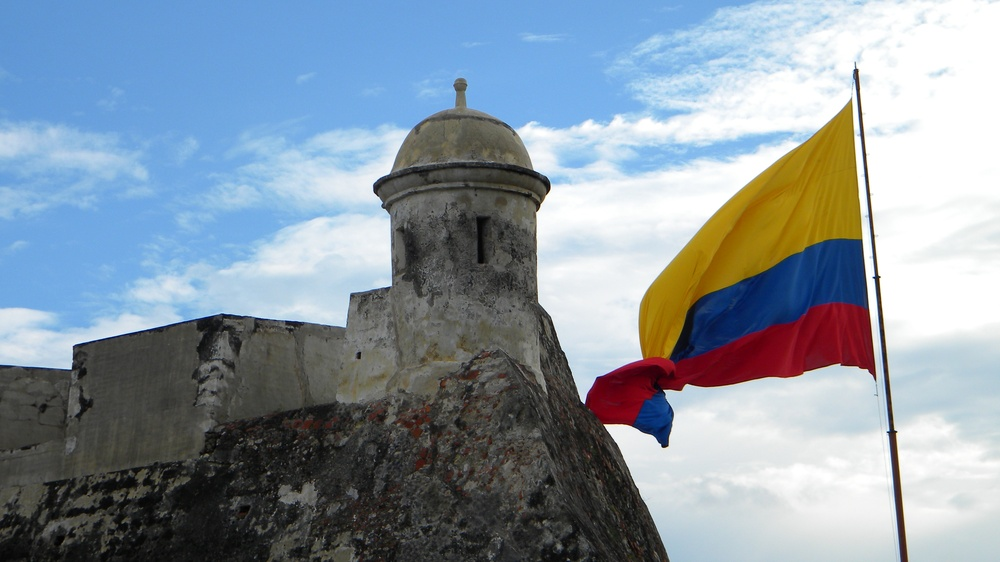
#> input picture Filters/cartagena.jpg, 1000 x 562 px, shrunk from 3584 x 2016 before the run
$ python filters2ndtry.py
#> lines starting #> are read from the running program, lines starting #| are printed output that depends on the picture
### Filters/ipFunctions.py
import matplotlib.pyplot as plt
import matplotlib as mpl
import numpy as np
import statistics as stat
import matplotlib.image as mpimg

def imsave(name,I):
    mpimg.imsave(name+'.jpeg',I)

def imsplit(rgb):
    r=rgb[:,:,0]
    g=rgb[:,:,1]
    b=rgb[:,:,2]
    return r,g,b

# [61 lines left out: functions imhist, imadjust, stretchlim, histeq, not called in this run]

def rgb2gray(I):
    r,g,b=imsplit(I)
    return np.uint8(0.299*np.double(r)+0.587*np.double(g)+0.114*np.double(b))

# [69 lines left out: functions makeMask, graythresh, imnoise, non_overflowing_sum, not called in this run]

def bits8(I):
    I[np.where(I>255)] = 255
    I[np.where(I<0)] = 0
    return np.uint8(I)

# [11 lines left out: functions immse, psnr, not called in this run]

def imundersize(I,step):
    F,C = I.shape
    return I[0:F:step,0:C:step]

def imfilter(I,K):
    I = np.copy(I)
    n, m = K.shape
    n = int(n)
    m = int(m)

    iniF=int((n+1)//2)
    iniC=int((m+1)//2)
    finF=iniF - 1
    finC=iniC - 1

    Ipad=np.pad(I,(finF,finC),'edge')

    F, C = Ipad.shape
    T=np.zeros([F,C])

    for i in range(iniF,F-finF):
        for j in range(iniC,C-finC):
            V = Ipad[i-finF-1:i+finF,j-finC-1:j+finC]
            T[i,j] = np.sum(np.double(V)*np.array(K))
    T = bits8(T)
    T = T[iniF:F-finF,iniC:C-finC]
    return T

def fspecial(type,size=3,S=0.5,alpha=0.2): #Creador del Kernel
    if type.lower() == 'average':
        return np.ones([size,size])/size**2

    # [11 lines of commented-out code are left out]

    if type.lower() == 'gaussian':
        ini=int((size-1)/2)
        terminos=ini*2+1
        mes=np.linspace(-ini,ini,terminos)
        X,Y=np.meshgrid(mes,mes)
        G=(1/(2*np.pi*S**2))*np.e**(-(X**2+Y**2)/(2*S**2))
        return G/np.sum(G[:])

    if type.lower() == 'log':
        shape = (size-1)//2

        a = np.arange(-shape,shape+1)
        b = np.arange(-shape,shape+1)

        X,Y = np.meshgrid(a,b)
        G=1/(2*np.pi*S**2)*np.exp(-(X**2+Y**2)/(2*S**2))
        ks=np.sum(G)
        Termin_z=X**2 + Y**2 -2*S**2
        e=np.exp(-(X**2+Y**2)/(2*S**2))
        f=1/(2*np.pi*S**6*ks)
        Z=f*(Termin_z)*e
        my_K=Z-np.sum(Z)/size**2
        print(my_K.shape)
        print(np.sum(my_K))
        return my_K

    if type.lower() == 'laplacian':
        K = 4 / (alpha + 1) * np.array([[alpha/4,(1-alpha)/4,alpha/4],[(1-alpha)/4,-1,(1-alpha)/4],[alpha/4,(1-alpha)/4,alpha/4]])
        return K

    if type.lower() == 'prewitt':
        K = np.array([[1,1,1],[0,0,0],[-1,-1,-1]])
        return K

    if type.lower() == 'sobel':
        K = np.array([[1,2,1],[0,0,0],[-1,-2,-1]])
        return K

# [117 lines left out: functions medfilt2, modefilt, ordfilt2, stdfilt, entropyfilt, not called in this run]

def gaussfilt(cosas):
    print(cosas)

# [63 lines left out: functions im2bw, otsuthresh, imbinarize, adaptthresh, not called in this run]

### Filters/filters2ndtry.py
import matplotlib.pyplot as plt
from ipFunctions import *
import numpy as np

RGB = plt.imread('cartagena.jpg')
#> RGB is the input picture: shape (562, 1000, 3); mean R, G, B 137.4, 150.4, 161.9
Gris = rgb2gray(RGB)
#> in imsplit, `r=rgb[:,:,0]`:
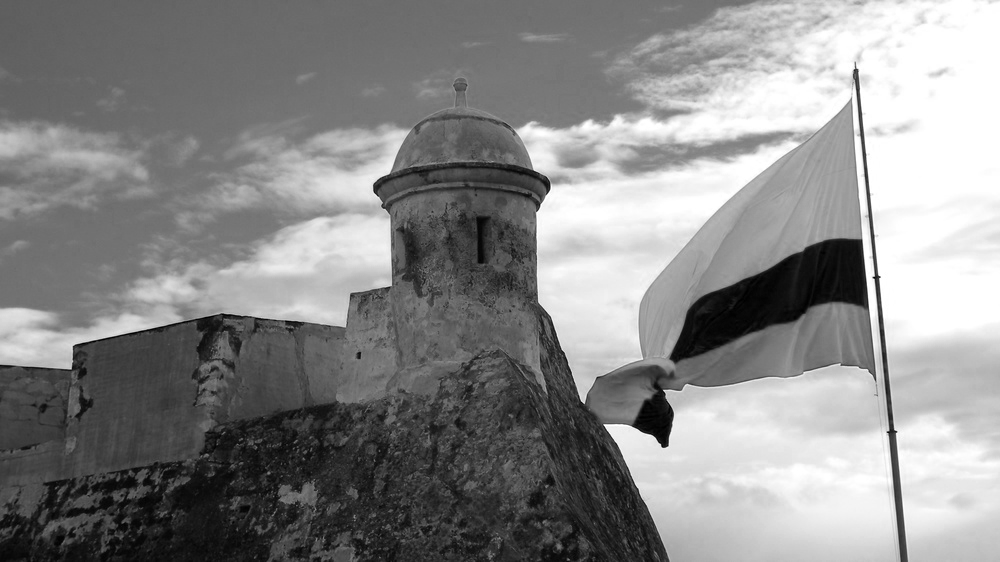
#> r: shape (562, 1000); min 0, max 255, mean 137.4
#> in imsplit, `b=rgb[:,:,2]`:
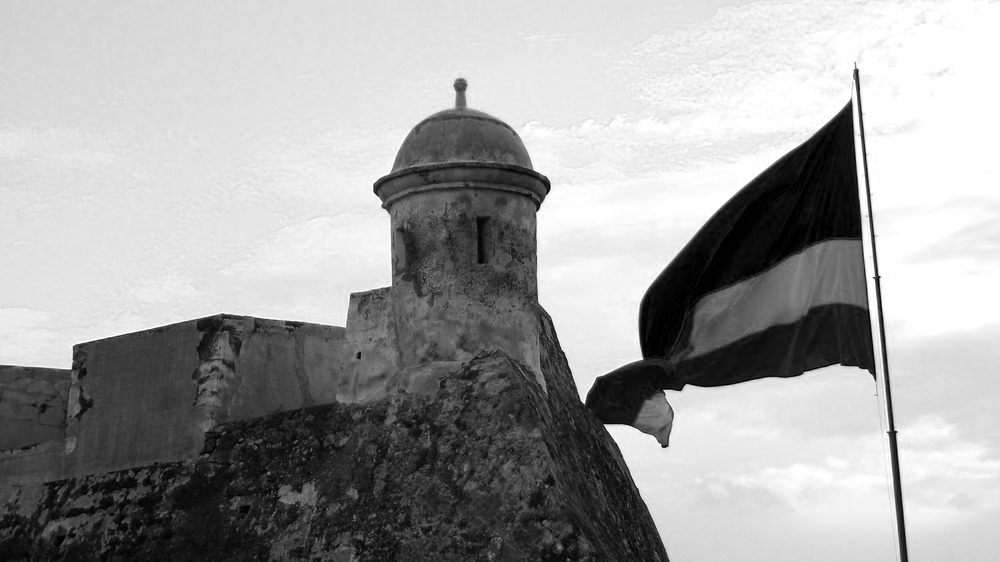
#> b: shape (562, 1000); min 0, max 255, mean 161.9

F, C = Gris.shape
#> F = 562; C = 1000
Gris = imundersize(Gris,4)

Tam=21
Kaverage = fspecial('average',Tam)
Kgaussian = fspecial('gaussian',Tam)
Klog = fspecial('log',Tam)
Klaplacian = fspecial('laplacian',Tam)
Kprewitt = fspecial('prewitt',Tam)
Ksobel = fspecial('sobel',Tam)

Iaverage = imfilter(Gris,Kaverage)
Igaussian = imfilter(Gris,Kgaussian)
Ilog = imfilter(Gris,Klog)
#> after the loop in imfilter (call 3), `for i in range(iniF,F-finF):`:
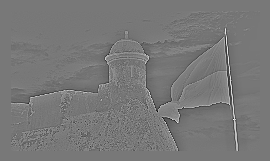
#> T: shape (161, 270) float64; min -696.6, max 782.9, mean -0.2; drawn with min black and max white
Ilaplacian = imfilter(Gris,Klaplacian)
#> in imfilter (call 4), `Ipad=np.pad(I,(finF,finC),'edge')`:
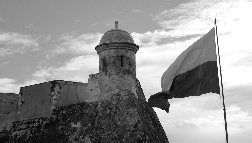
#> Ipad: shape (143, 252); min 1, max 255, mean 147.2
Iprewitt = imfilter(Gris,Kprewitt)
#> after the loop in imfilter (call 5), `for i in range(iniF,F-finF):`:
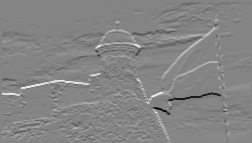
#> T: shape (143, 252) float64; min -624, max 577, mean 3.3; drawn with min black and max white
#> in bits8 (call 5), `I[np.where(I>255)] = 255`:
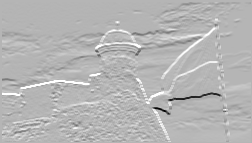
#> I: shape (143, 252) float64; min -624, max 255, mean 2.3; drawn with min black and max white
Isobel = imfilter(Gris,Ksobel)
#> in imfilter (call 6), `T = T[iniF:F-finF,iniC:C-finC]`:
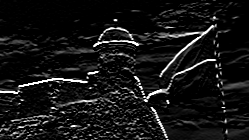
#> T: shape (140, 249); min 0, max 255, mean 20.9

plt.figure()
plt.set_cmap('gray')

plt.subplot(2,3,1)
plt.title('Imagen filtrada con Average')
plt.imshow(Iaverage)

plt.subplot(2,3,2)
plt.title('Imagen filtrada con Gaussian')
plt.imshow(Igaussian)

plt.subplot(2,3,3)
plt.title('Imagen filtrada con LOG')
plt.imshow(Ilog)

plt.subplot(2,3,4)
plt.title('Imagen filtrada con Laplacian')
plt.imshow(Ilaplacian)

plt.subplot(2,3,5)
plt.title('Imagen filtrada con Prewitt')
plt.imshow(Iprewitt)

plt.subplot(2,3,6)
plt.title('Imagen filtrada con Sobel')
plt.imshow(Isobel)

plt.show()

$ run again, with Filters/chess.jpg copied over Filters/cartagena.jpg
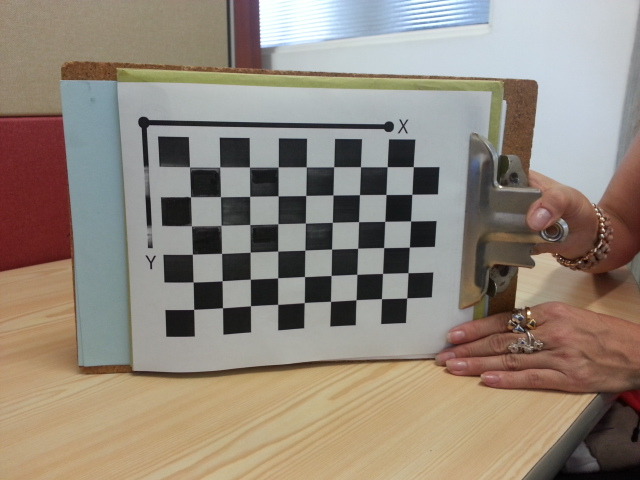
#> input picture Filters/chess.jpg, 640 x 480 px
#> RGB is the input picture: shape (480, 640, 3); mean R, G, B 146.3, 135.6, 123.6
#> Ipad: shape (122, 162)
#> after the loop in imfilter (call 5), `for i in range(iniF,F-finF):`:
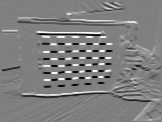
#> T: shape (122, 162) float64; min -443, max 444, mean 1.7; drawn with min black and max white
#> in imfilter (call 6), `T = T[iniF:F-finF,iniC:C-finC]`:
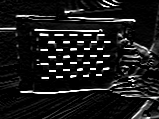
#> T: shape (119, 159); min 0, max 255, mean 26.6

$ run again, with Filters/elpepe.jpg copied over Filters/cartagena.jpg
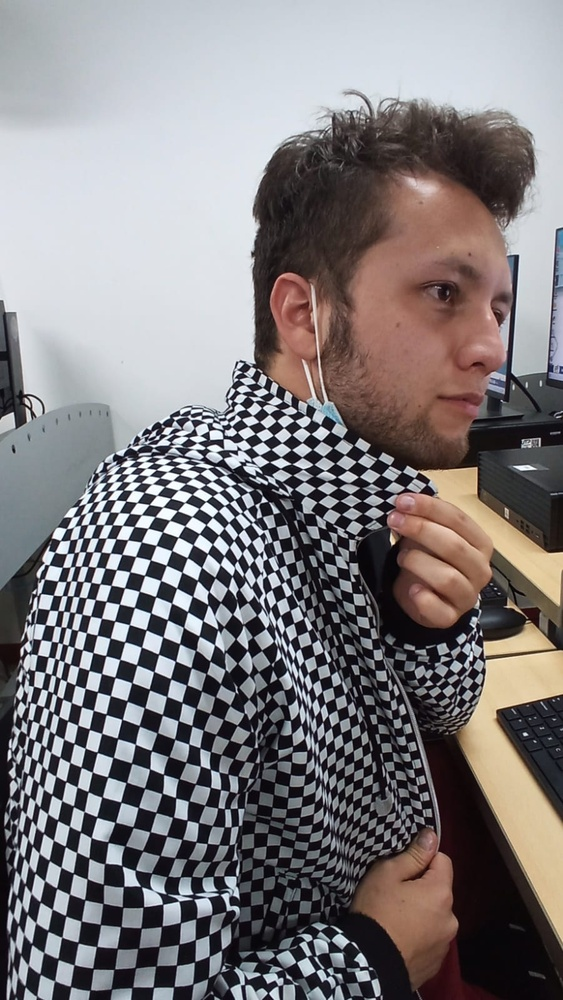
#> input picture Filters/elpepe.jpg, 563 x 1000 px, shrunk from 901 x 1600 before the run
#> RGB is the input picture: shape (1000, 563, 3); mean R, G, B 128.1, 123.9, 125.8
#> Ipad: shape (252, 143)
#> after the loop in imfilter (call 5), `for i in range(iniF,F-finF):`:
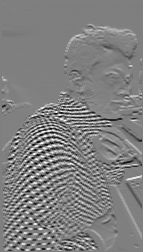
#> T: shape (252, 143) float64; min -635, max 633, mean 2.9; drawn with min black and max white
#> in imfilter (call 6), `T = T[iniF:F-finF,iniC:C-finC]`:
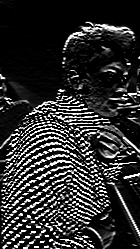
#> T: shape (249, 140); min 0, max 255, mean 46.5

$ run again, with Filters/recibo.jpg copied over Filters/cartagena.jpg
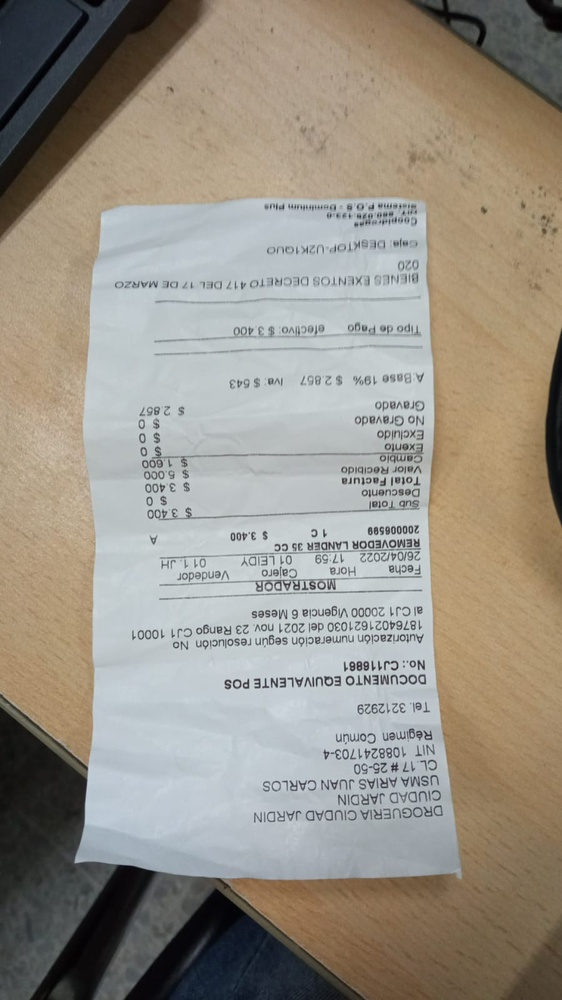
#> input picture Filters/recibo.jpg, 562 x 1000 px, shrunk from 899 x 1599 before the run
#> RGB is the input picture: shape (1000, 562, 3); mean R, G, B 152, 145.8, 134.9
#> Ipad: shape (252, 143)
#> in imfilter (call 6), `T = T[iniF:F-finF,iniC:C-finC]`:
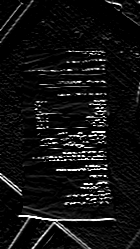
#> T: shape (249, 140); min 0, max 255, mean 18.5
